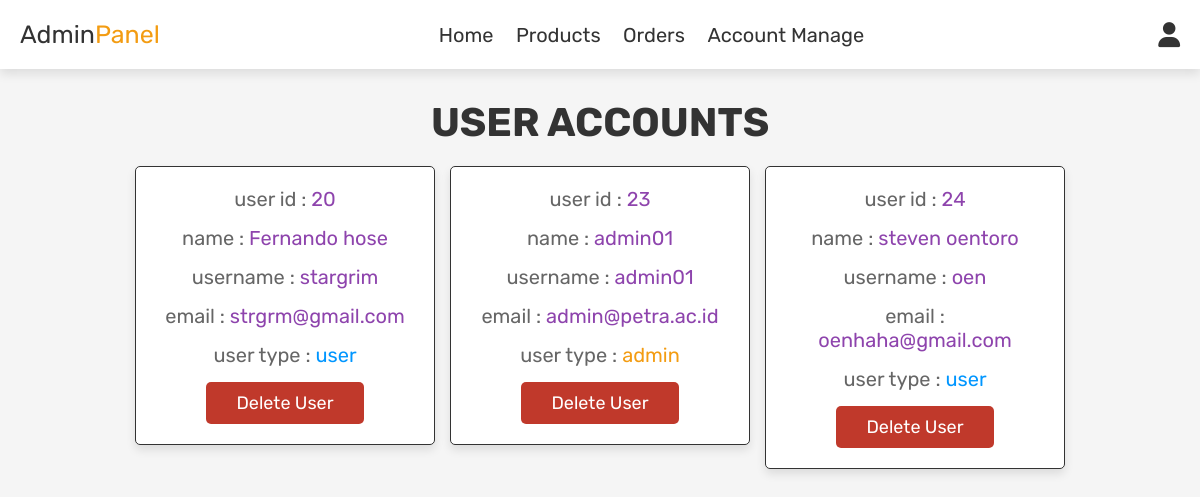
The page /admin/admin_account.php (signed in) on the database as committed earlier.
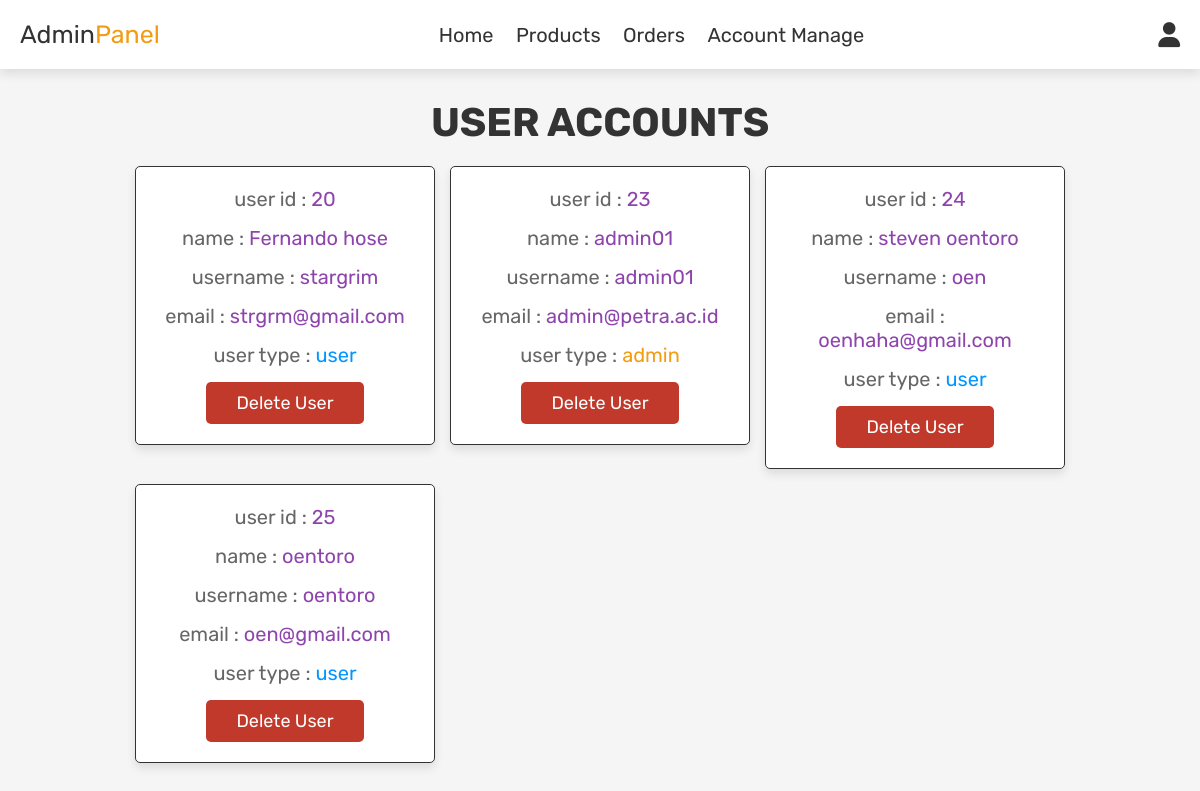
The same page on the database as committed later.
### tables this page shows
CREATE TABLE `users` (
  `id` int(11) NOT NULL,
  `nama` varchar(255) NOT NULL,
  `username` varchar(255) NOT NULL,
  `email` varchar(255) NOT NULL,
  `password` varchar(255) NOT NULL,
  `user_type` varchar(20) NOT NULL DEFAULT 'customer'
);

### admin/admin_account.php (the view, shortened to what this page needs)
<?php
include '../config.php';
?>
<!DOCTYPE html>
<html lang="en">
<head>
   <link rel="stylesheet" href="https://cdnjs.cloudflare.com/ajax/libs/font-awesome/6.0.0/css/all.min.css">
   <link rel="stylesheet" href="admin.css">
</head>
<body>
<?php include 'admin_header.php'; ?>
<section class="users">
   <h1 class="title"> user accounts </h1>
   <div class="box-container">
      <?php
         $select_users = mysqli_query($conn, "SELECT * FROM `users`") or die('query failed');
         while($fetch_users = mysqli_fetch_assoc($select_users)){
      ?>
      <div class="box">
         <p> user id : <span><?php echo $fetch_users['id']; ?></span> </p>
         <p> name : <span><?php echo $fetch_users['nama']; ?></span> </p>
         <p> username : <span><?php echo $fetch_users['username']; ?></span> </p>
         <p> email : <span><?php echo $fetch_users['email']; ?></span> </p>
         <p> user type : <span style="color:<?php if($fetch_users['user_type'] == 'admin'){ echo 'var(--orange)'; } elseif($fetch_users['user_type'] == 'user'){ echo 'var(--blue)'; } ?>"><?php echo $fetch_users['user_type']; ?></span> </p>
         <a href="admin_account.php?delete=<?php echo $fetch_users['id']; ?>" onclick="return confirm('delete this user?');" class="delete-btn">delete user</a>
      </div>
      <?php
         };
      ?>
   </div>
</section>
</body>
</html>

Rows that differ between the two databases and show on the page:
added users: id "25", nama "oentoro", username "oentoro", email "oen@gmail.com", user_type "user"
